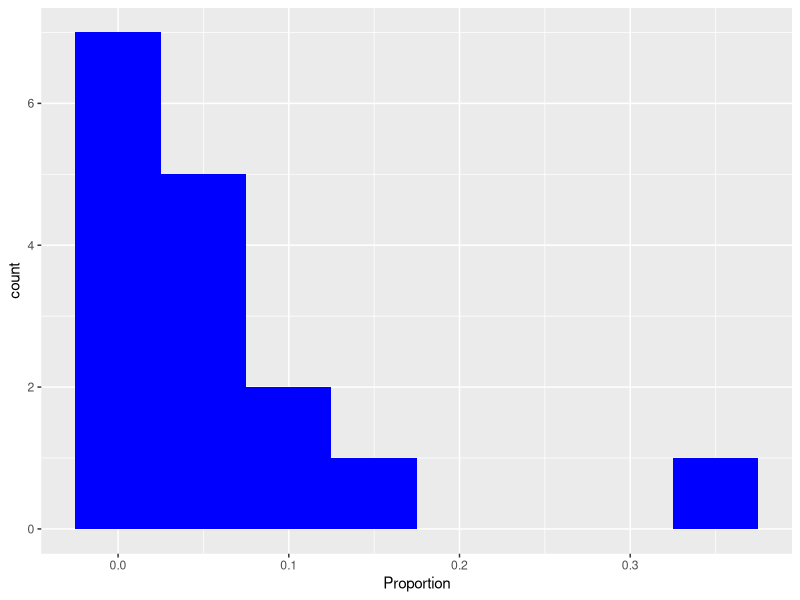
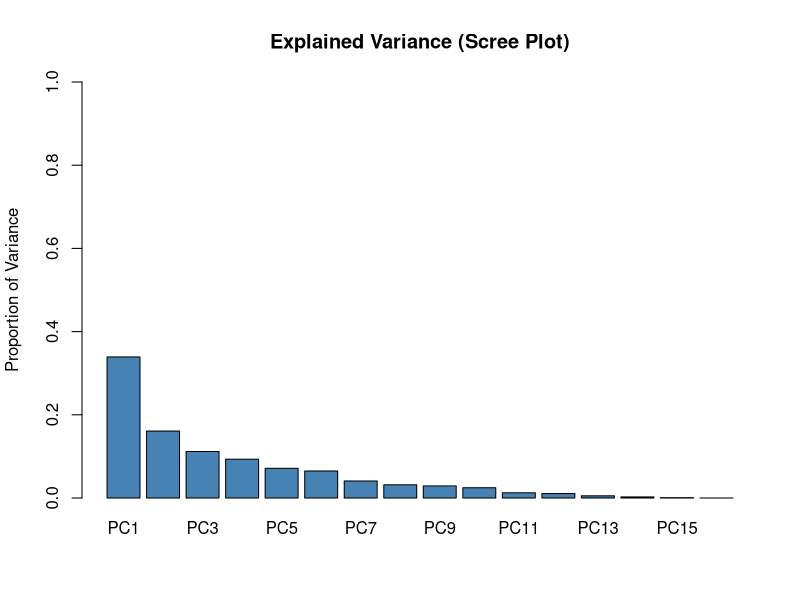
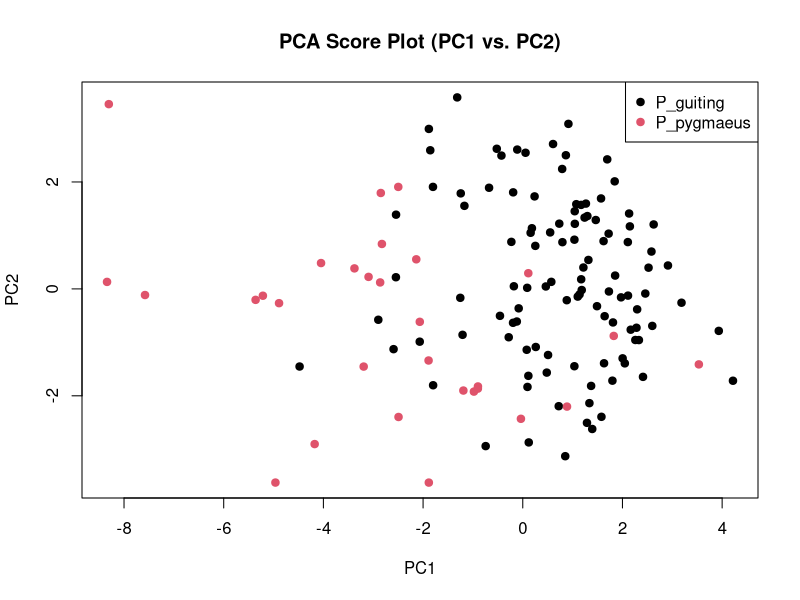

These charts were generated, in order, by the following R code:
## ---- chunk 1
frog.data <- read.csv("../data/Meneses_et.al_2026_Platymantis.csv")
## ---- chunk 2
frog.numeric <- frog.data[, 10:ncol(frog.data)]
## ---- chunk 3
library(tidyverse)

class(frog.numeric)
structure(frog.numeric)
frog.morph <- frog.numeric |> select(10:ncol(frog.numeric))
length(frog.morph)
## ---- chunk 4
frog.numeric <- frog.numeric[frog.numeric |> complete.cases(), ]
frog.morph   <- frog.morph[frog.morph |> complete.cases(), ]
## ---- chunk 5
frog.scaled <- frog.morph  |> scale()
frog.cmat   <- frog.scaled |> cor() |> round(2)
## ---- chunk 6
frog.eig <- frog.cmat |> eigen()
frog.eig
## ---- chunk 7
pvar <- function(x) {
  props <- x / sum(x)
  data.frame(Proportion = props, Percentage = props * 100)
}

frog.pvar <- pvar(frog.eig$values)
frog.pvar |> round(4)
## ---- chunk 8
frog.scores      <- frog.scaled %*% frog.eig$vectors
frog.scores.head <- frog.scores |> head()
frog.scores.head |> round(4)
frog.scores.head |> nrow()
## ---- chunk 9
frog.pvar$Percentage[1:4] |> round(2)
## ---- chunk 10
library(ggplot2)

# NOTE: Using the raw proportions vs. percentages will greatly influence
#       what a good bin width would be!
pcs <- paste0("PC", 1:ncol(frog.morph))

ggplot(frog.pvar, aes(Proportion)) +
  geom_histogram(binwidth = 0.05, fill = "blue")
  
barplot(frog.pvar$Proportion,
        names.arg = pcs,
        ylim = c(0, 1),
        col  = "steelblue",
        main = "Explained Variance (Scree Plot)",
        ylab = "Proportion of Variance")
## ---- chunk 11
# What the hell are we gonna use as our alternative for iris$Species
# It must be as long as scores[, 1]
plot(frog.scores[, 1], frog.scores[, 2],
     xlab = "PC1", ylab = "PC2",
     main = "PCA Score Plot (PC1 vs. PC2)",
     pch  = 19,
     col  = factor(frog.data$Species))

legend("topright",
       legend = levels(factor(frog.data$Species)),
       col = 1:3,
       pch = 19)
